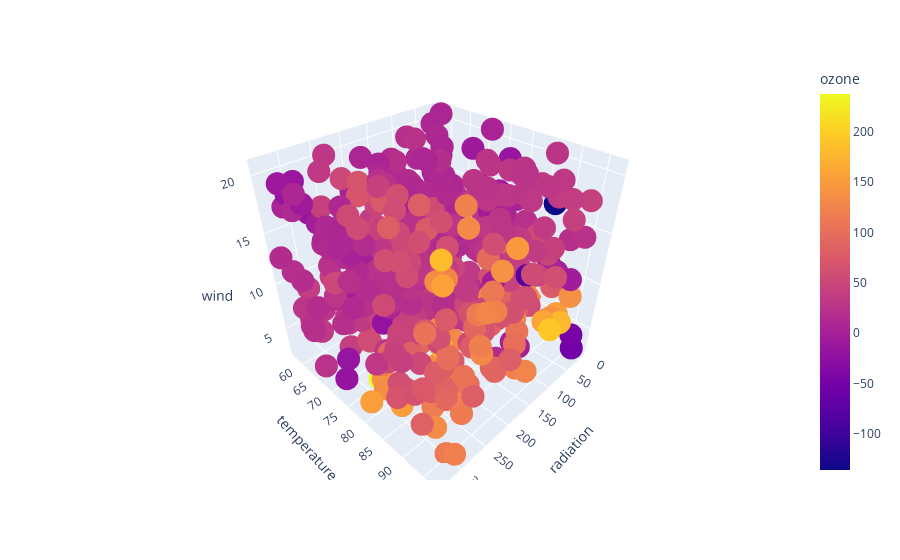

The cell this chart's notebook holds for it:
### Code cell
df_obs = pd.DataFrame(a[:, [0, 1, 2]], columns = ['radiation', 'temperature', 'wind'])
df_obs['ozone'] = res

fig = px.scatter_3d(df_obs, x='radiation', y='temperature', z='wind', color='ozone')
fig.write_html("./file2.html")
fig.show()

### Figure 1 — Plotly figure (JSON) as saved in the notebook; plotly's stock layout.template omitted (floating-point values rounded to 4 significant figures; data arrays with more than 128 entries replaced by an {"elided": "..."} marker saying what was removed)
{"data": [{"hovertemplate": "radiation=%{x}<br>temperature=%{y}<br>wind=%{z}<br>ozone=%{marker.color}<extra></extra>", "legendgroup": "", "marker": {"color": {"elided": "500 float values"}, "coloraxis": "coloraxis", "symbol": "circle"}, "mode": "markers", "name": "", "scene": "scene", "showlegend": false, "type": "scatter3d", "x": {"elided": "500 float values"}, "y": {"elided": "500 float values"}, "z": {"elided": "500 float values"}}], "layout": {"autosize": true, "coloraxis": {"colorbar": {"title": {"text": "ozone"}}, "colorscale": [[0, "#0d0887"], [0.1111, "#46039f"], [0.2222, "#7201a8"], [0.3333, "#9c179e"], [0.4444, "#bd3786"], [0.5556, "#d8576b"], [0.6667, "#ed7953"], [0.7778, "#fb9f3a"], [0.8889, "#fdca26"], [1, "#f0f921"]]}, "legend": {"tracegroupgap": 0}, "margin": {"t": 60}, "scene": {"aspectmode": "auto", "aspectratio": {"x": 1, "y": 1, "z": 1}, "domain": {"x": [0, 1], "y": [0, 1]}, "xaxis": {"title": {"text": "radiation"}, "type": "linear"}, "yaxis": {"title": {"text": "temperature"}, "type": "linear"}, "zaxis": {"title": {"text": "wind"}, "type": "linear"}}}}
